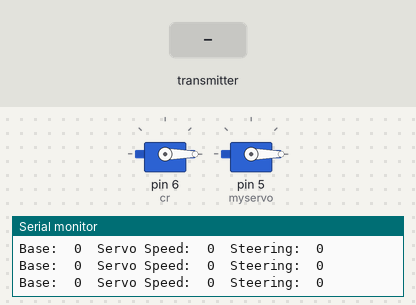
Simulated run of this sketch. Board: Arduino Uno, built with avr-gcc and run on an emulated ATmega328P. Parts: 2 × servo, the last lines printed to the serial monitor. The test bench sets the inputs (shaded band). No radio packets arrive unless stated.

Above: at 6.2 s.
6.3 s: the transmitter starts sending got_time = 256
At 6.7 s:
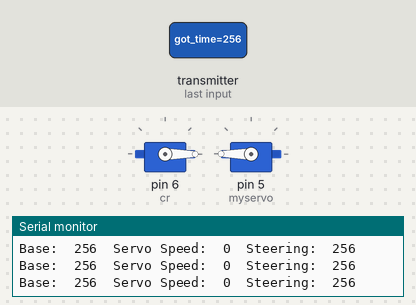
7.8 s: the transmitter starts sending got_time = 1023
At 9.0 s:
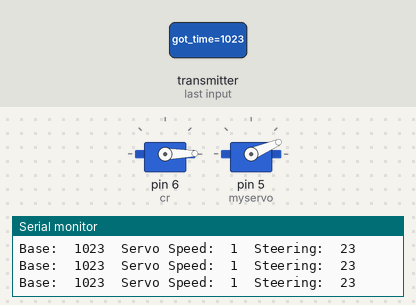
9.3 s: the transmitter starts sending got_time = 512
At 10.1 s:
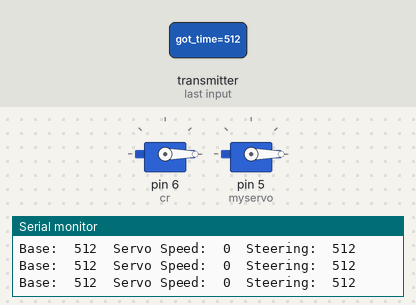
Timing chart, 0 to 12.3 s (numbered marks = the images above; inputs shaded):
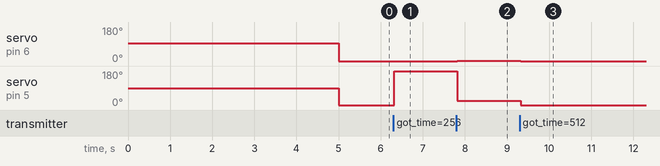

The sketch:

Car.ino
```cpp
//servo
#include <Servo.h>
Servo cr;
Servo myservo;

//radio
#include <SPI.h>
#include <nRF24L01.h>
#include <RF24.h>/*-----( Declare Constants and Pin Numbers )-----*/
#define CE_PIN 9
#define CSN_PIN 10 // NOTE: the "LL" at the end of the constant is "LongLong" type
const uint64_t pipe = 0xE8E8F0F0E1LL; // Define the transmit pipe</p><p>/*-----( Declare objects )-----*/
RF24 radio(CE_PIN, CSN_PIN); // Create a Radio</p><p>/*-----( Declare Variables )-----*/
long base = 0;


void setup() {
  Serial.begin(115200);
  radio.begin();
  radio.openReadingPipe(1, pipe);
  radio.startListening();

  cr.attach(6);
  cr.write(1500);
  myservo.attach(5);
  myservo.write(90);

  delay(5000);

}


void loop() {
    if (radio.available()){
      // Dump the payloads until we've gotten everything
      unsigned long got_time;
      bool done = false;

      // Fetch the payload, and see if this was the last one.
      done = radio.read( &got_time, sizeof(unsigned long) );

     base = got_time;
      // Serial.print(base);

      delay(20);

    }

     if (base == 1701181)
    {
      cr.write (1500);
      myservo.write (90);
      endProgram();
    }

     Serial.print("Base:\t");
     Serial.print(base);

    int servospeed = base / 1000L;
    Serial.print ("  Servo Speed:\t");
    Serial.print (servospeed);


    int steering = base - (servospeed*1000L);
    Serial.print ("  Steering:\t");
    Serial.println (steering);


    cr.write(servospeed);
    myservo.write(steering);

}

void endProgram()
{
  while (true)
  {
    digitalWrite (8, HIGH);
  }
}
```

Measured:
- after the input at 6.3 s, servo on pin 5 (myservo): 0° → 180° at once
- after the input at 7.8 s, servo on pin 6 (cr): 0° → 1° at once; servo on pin 5 (myservo): 180° → 23° at once
- after the input at 9.3 s, servo on pin 6 (cr): 1° → 0° at once; servo on pin 5 (myservo): 23° → 0° at once
